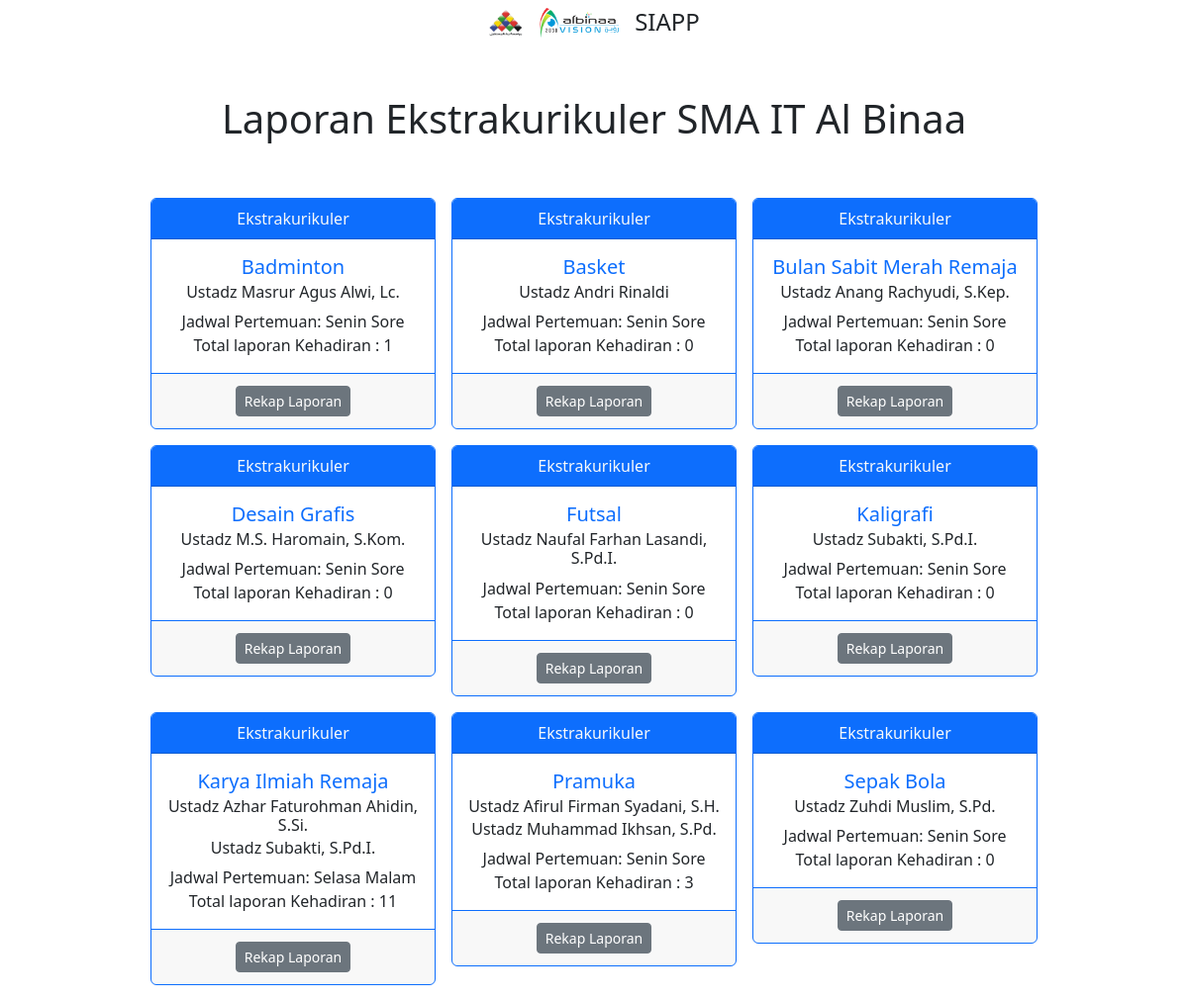
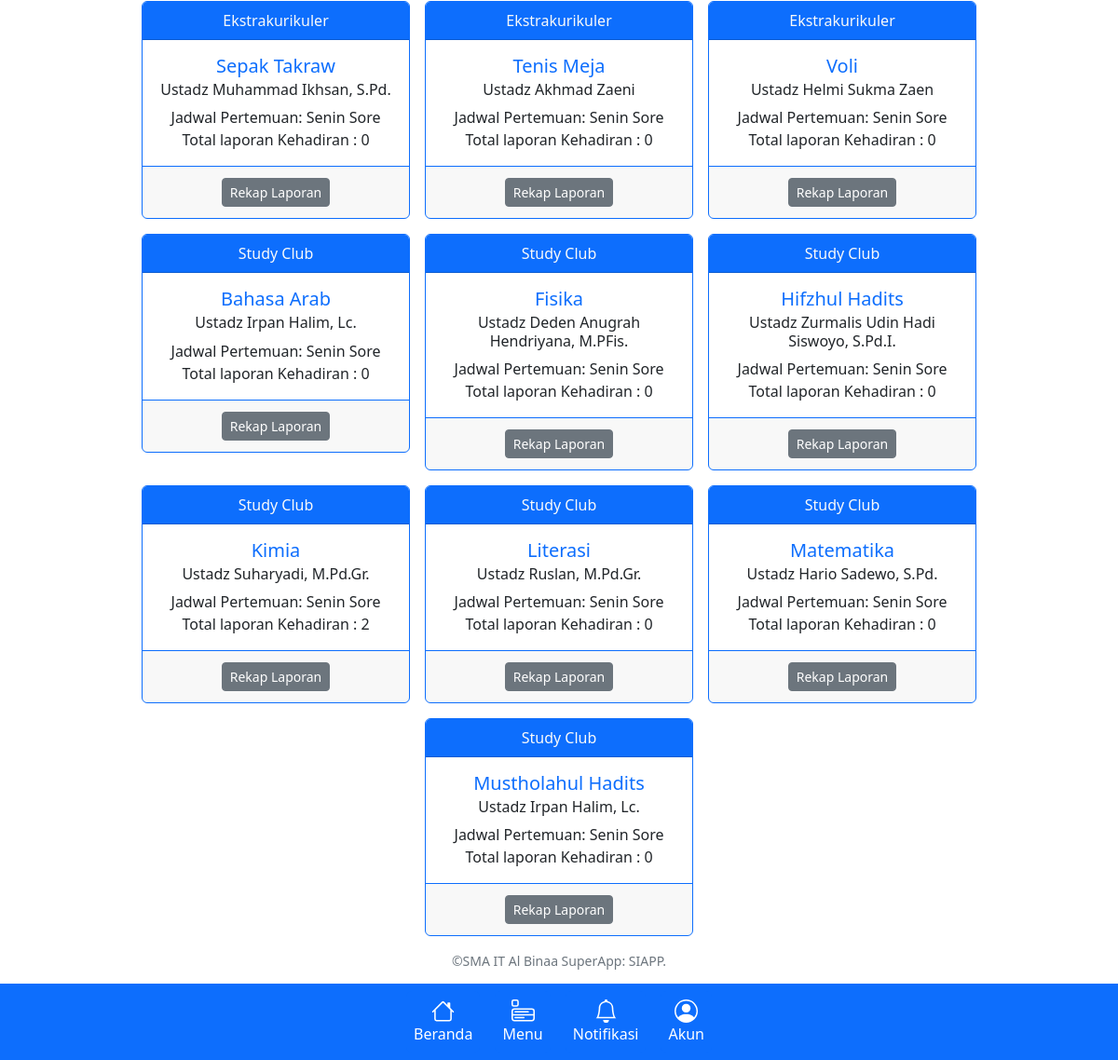
The app's page /laporan/ with its own data (2 pictures, top to bottom).
### ekskul/models.py (models this page shows, shortened)
class Extracurricular(models.Model):
    hari = (
        ('Senin', 'Senin'),
        ('Selasa', 'Selasa'),
        ('Rabu', 'Rabu'),
        ('Kamis', 'Kamis'),
        ('Jumat', 'Jumat'),
        ('Sabtu', 'Sabtu'),
        ('Ahad', 'Ahad'),
    )
    jenis = (
        ("Ekskul", "Ekstrakurikuler"),
        ("SC", "Study Club"),
    )
    pilihan_waktu = (
        ("Sore","Sore"),
        ("Malam","Malam"),
        ("Pagi","Pagi"),
        ("Siang","Siang"),
    )
    nama = models.CharField(max_length=50, verbose_name="Nama Ekskul")
    pembina = models.ManyToManyField(Teacher)
    jadwal = models.CharField(max_length=15, choices=hari, verbose_name="Jadwal Pembinaan")
    waktu = models.CharField(max_length=15, choices=pilihan_waktu)
    jadwal_tambahan = models.CharField(max_length=20, choices=hari, default="Tidak ada", blank=True)
    waktu_tambahan = models.CharField(max_length=15, choices=pilihan_waktu, blank=True)
    tipe = models.CharField(max_length=20, choices=jenis, blank=True)
    slug = models.SlugField(blank=True)
    logo = CompressedImageField(upload_to='ekskul/logo', default='no-image.png', blank=True, null=True)

class Teacher(models.Model):
    user = models.OneToOneField(User, on_delete=models.CASCADE, verbose_name="Username",)
    nama_lengkap = models.CharField(max_length=100, verbose_name="Nama Ustadz")
    niy = models.IntegerField(default=0, verbose_name='NIY')
    gelar_depan = models.CharField(max_length=20, blank=True)
    gelar_belakang = models.CharField(max_length=20, blank=True)
    jabatan = models.CharField(max_length=100, blank=True)
    jabatan_khusus = models.CharField(max_length=100, blank=True)
    email = models.EmailField(default='user@gmail.com')
    no_hp = models.IntegerField(blank=True, default=0)
    foto = CompressedImageField(upload_to='user', default='blank-profile.png', blank=True, null=True, quality=50, help_text="format foto .jpg / .jpeg")
    def __str__(self):
        if self.gelar_depan or self.gelar_belakang:
            return f'%s, %s.' % (self.nama_lengkap, self.gelar_belakang)
        else:
            return self.nama_lengkap

### laporan/views.py (the view)
# urls.py: path('', deskripsi.views.home_view, name='app-index'),
def index(request):
    if request.user.is_authenticated or request.user.is_superuser:
        ekskul = Extracurricular.objects.filter(pembina=request.user.teacher).order_by('tipe', 'nama')
        extra = Extracurricular.objects.exclude(pembina=request.user.teacher).order_by('tipe', 'nama')
        context = {
            'ekskul': ekskul,
            'extra': extra,
        }
    else:
        ekskul = Extracurricular.objects.all().order_by('tipe', 'nama')
        context = {
            'ekskul': ekskul,
        }
    return render(request, 'laporan.html', context)

### templates/laporan.html (shortened to what this page needs)
{% extends 'base.html' %}
{% block content %}
    <div class="my-5 pt-5 text-center">
        <h1>Laporan Ekstrakurikuler SMA IT Al Binaa</h1>
    </div>
    <div class="container text-center">
        <div class="d-flex flex-wrap justify-content-center">
            {% if ekskul %}
                {% for data in ekskul %}
                    <div class="card border-primary m-2" style="width: 18rem; height: 100%;">
                        <div class="card-header bg-primary text-light">
                            {{ data.get_tipe_display }}
                        </div>
                        <div class="card-body">
                            <h5 class="card-title text-primary">{{ data.nama }}</h5>
                            {% for pembina in data.pembina.all %}
                                <h6 class="card-subtitle mb-2">Ustadz {{ pembina }}</h6>
                            {% endfor %}
                            <p class="p-0 m-0">Jadwal Pertemuan: {{ data.jadwal }} {{ data.waktu }}</p>
                            <p class="card-text p-0 m-0">Total laporan Kehadiran : {{ data.report_set.count }}</p>
                        </div>
                        <div class="card-footer border-primary text-light">
                            {% if request.user.is_authenticated %}
                                {% for pembina in data.pembina.all %}
                                    {% if request.user.teacher == pembina and request.user.is_superuser %}
                                        <a href="{% url 'laporan:laporan-input' data.slug %}" class="btn btn-sm btn-danger m-1">Input Kehadiran</a>
                                        <a href="{% url 'laporan:laporan-upload' data.slug %}" class="btn btn-sm btn-primary m-1">Upload Foto</a>
                                        <a href="{% url 'laporan:laporan-print' data.slug %}" class="btn btn-sm btn-success m-1">Print Laporan</a>
                                    {% elif request.user.teacher == pembina and not request.user.is_superuser %}
                                        <a href="{% url 'laporan:laporan-input' data.slug %}" class="btn btn-sm btn-danger m-1">Input Kehadiran</a>
                                        <a href="{% url 'laporan:laporan-upload' data.slug %}" class="btn btn-sm btn-primary m-1">Upload Foto</a>
                                        <a href="{% url 'laporan:laporan-print' data.slug %}" class="btn btn-sm btn-success m-1">Print Laporan</a>
                                    {% endif %}
                                {% endfor %}
                                <a href="{% url 'laporan:laporan-ekskul' data.slug %}" class="btn btn-sm btn-warning m-1">Rekap Laporan</a>
                            {% else %}
                                <a href="{% url 'laporan:laporan-ekskul' data.slug %}" class="btn btn-sm btn-secondary m-1">Rekap Laporan</a>
                            {% endif %}
                        </div>
                    </div>
                {% endfor %}
            {% endif %}
        </div>
    </div>
{% endblock %}

### records on screen
Extracurricular: tipe "Ekstrakurikuler", nama "Badminton", jadwal "Senin", waktu "Sore", report_set.count "1"
Teacher: gelar_depan+gelar_belakang+nama_lengkap "Masrur Agus Alwi, Lc."
Extracurricular: tipe "Ekstrakurikuler", nama "Basket", jadwal "Senin", waktu "Sore", report_set.count "0"
Teacher: gelar_depan+gelar_belakang+nama_lengkap "Andri Rinaldi"
Extracurricular: tipe "Ekstrakurikuler", nama "Bulan Sabit Merah Remaja", jadwal "Senin", waktu "Sore", report_set.count "0"
Teacher: gelar_depan+gelar_belakang+nama_lengkap "Anang Rachyudi, S.Kep."
Extracurricular: tipe "Ekstrakurikuler", nama "Desain Grafis", jadwal "Senin", waktu "Sore", report_set.count "0"
Teacher: gelar_depan+gelar_belakang+nama_lengkap "M.S. Haromain, S.Kom."
Extracurricular: tipe "Ekstrakurikuler", nama "Futsal", jadwal "Senin", waktu "Sore", report_set.count "0"
Teacher: gelar_depan+gelar_belakang+nama_lengkap "Naufal Farhan Lasandi, S.Pd.I."
Extracurricular: tipe "Ekstrakurikuler", nama "Kaligrafi", jadwal "Senin", waktu "Sore", report_set.count "0"
Teacher: gelar_depan+gelar_belakang+nama_lengkap "Subakti, S.Pd.I."
Extracurricular: tipe "Ekstrakurikuler", nama "Karya Ilmiah Remaja", jadwal "Selasa", waktu "Malam", report_set.count "11"
Teacher: gelar_depan+gelar_belakang+nama_lengkap "Azhar Faturohman Ahidin, S.Si."
Extracurricular: tipe "Ekstrakurikuler", nama "Pramuka", jadwal "Senin", waktu "Sore", report_set.count "3"
Teacher: gelar_depan+gelar_belakang+nama_lengkap "Afirul Firman Syadani, S.H."
Teacher: gelar_depan+gelar_belakang+nama_lengkap "Muhammad Ikhsan, S.Pd."
Extracurricular: tipe "Ekstrakurikuler", nama "Sepak Bola", jadwal "Senin", waktu "Sore", report_set.count "0"
Teacher: gelar_depan+gelar_belakang+nama_lengkap "Zuhdi Muslim, S.Pd."
Extracurricular: tipe "Ekstrakurikuler", nama "Sepak Takraw", jadwal "Senin", waktu "Sore", report_set.count "0"
Extracurricular: tipe "Ekstrakurikuler", nama "Tenis Meja", jadwal "Senin", waktu "Sore", report_set.count "0"
Teacher: gelar_depan+gelar_belakang+nama_lengkap "Akhmad Zaeni"
Extracurricular: tipe "Ekstrakurikuler", nama "Voli", jadwal "Senin", waktu "Sore", report_set.count "0"
Teacher: gelar_depan+gelar_belakang+nama_lengkap "Helmi Sukma Zaen"
Extracurricular: tipe "Study Club", nama "Bahasa Arab", jadwal "Senin", waktu "Sore", report_set.count "0"
Teacher: gelar_depan+gelar_belakang+nama_lengkap "Irpan Halim, Lc."
Extracurricular: tipe "Study Club", nama "Fisika", jadwal "Senin", waktu "Sore", report_set.count "0"
Teacher: gelar_depan+gelar_belakang+nama_lengkap "Deden Anugrah Hendriyana, M.PFis."
Extracurricular: tipe "Study Club", nama "Hifzhul Hadits", jadwal "Senin", waktu "Sore", report_set.count "0"
Teacher: gelar_depan+gelar_belakang+nama_lengkap "Zurmalis Udin Hadi Siswoyo, S.Pd.I."
Extracurricular: tipe "Study Club", nama "Kimia", jadwal "Senin", waktu "Sore", report_set.count "2"
Teacher: gelar_depan+gelar_belakang+nama_lengkap "Suharyadi, M.Pd.Gr."
Extracurricular: tipe "Study Club", nama "Literasi", jadwal "Senin", waktu "Sore", report_set.count "0"
Teacher: gelar_depan+gelar_belakang+nama_lengkap "Ruslan, M.Pd.Gr."
Extracurricular: tipe "Study Club", nama "Matematika", jadwal "Senin", waktu "Sore", report_set.count "0"
Teacher: gelar_depan+gelar_belakang+nama_lengkap "Hario Sadewo, S.Pd."
Extracurricular: tipe "Study Club", nama "Mustholahul Hadits", jadwal "Senin", waktu "Sore", report_set.count "0"
